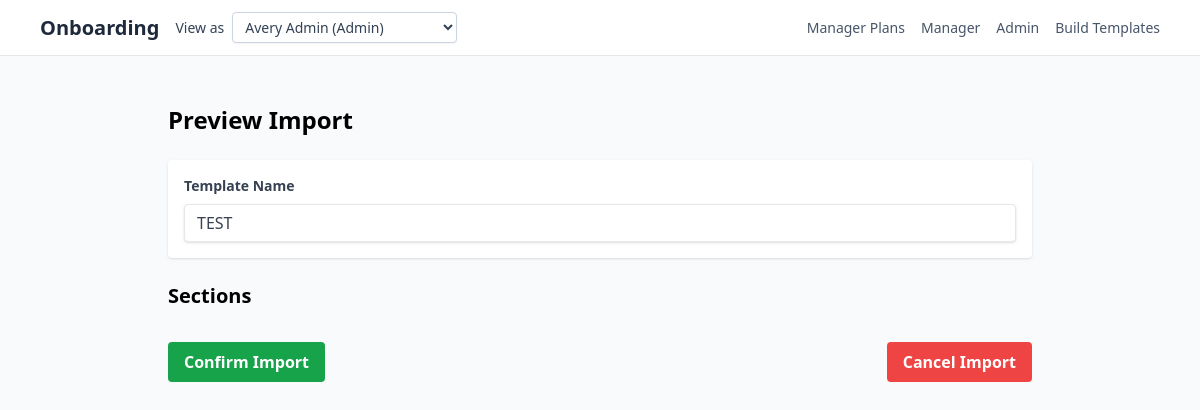
The page /templates/1/preview on the database as committed earlier.
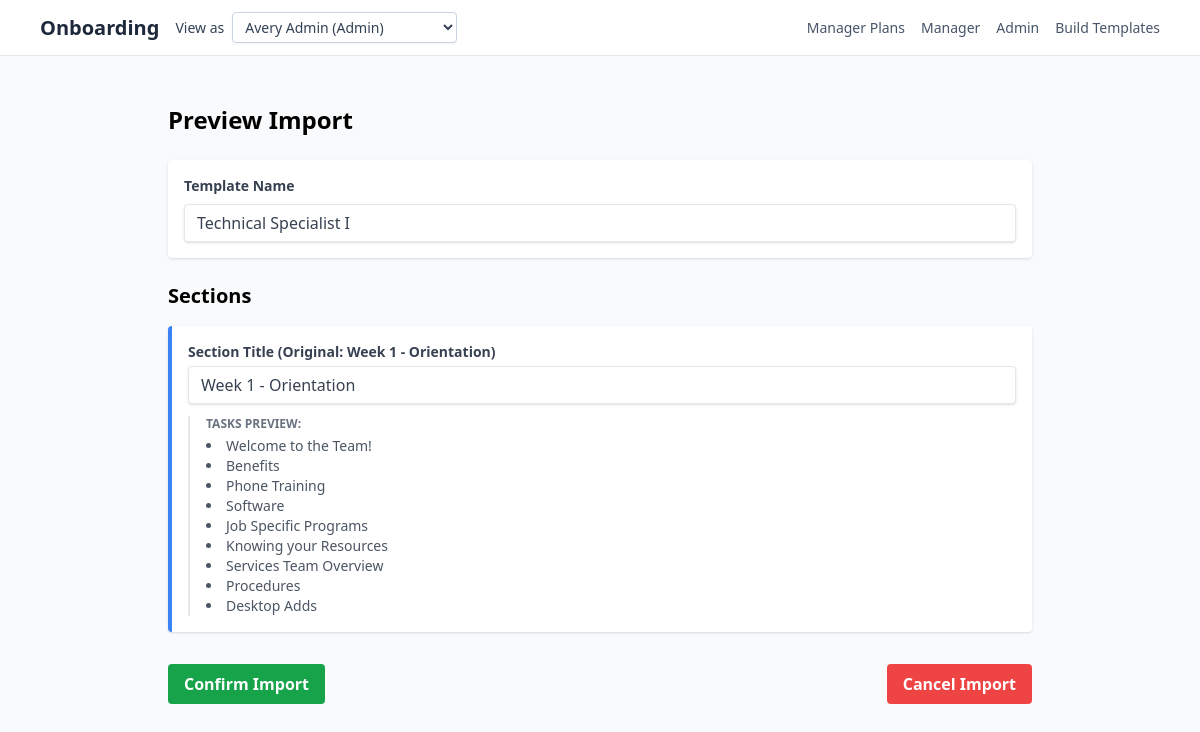
The same page on the database as committed later.
### Onboarding/models.py (models this page shows, shortened)
class OnboardingTemplate(db.Model):
    __tablename__ = "onboarding_templates"
    id = db.Column(db.Integer, primary_key=True)
    name = db.Column(db.String(200), nullable=False)
    description = db.Column(db.Text, nullable=True)
    status = db.Column(
        db.String(32),
        nullable=False,
        default=TemplateStatusEnum.DRAFT.value,
    )
    target_role = db.Column(db.String(120), nullable=True)  # e.g. 'Engineer'
    department = db.Column(db.String(120), nullable=True)
    location = db.Column(db.String(120), nullable=True)
    estimated_duration_days = db.Column(db.Integer, nullable=True)
    version = db.Column(db.String(50), nullable=True)
    created_by_id = db.Column(db.Integer, db.ForeignKey("users.id"), nullable=True)
    created_by = db.relationship("User", backref="created_templates")
    created_at = db.Column(db.DateTime, nullable=False, default=date.today)
    updated_at = db.Column(
        db.DateTime,
        nullable=False,
        default=date.today,
        onupdate=date.today,
    )
    sections = db.relationship(
        "TemplateSection",
        back_populates="template",
        lazy="selectin",
        cascade="all, delete-orphan",
        order_by="TemplateSection.order_index.asc()",
    )

class TemplateSection(db.Model):
    __tablename__ = "template_sections"
    id = db.Column(db.Integer, primary_key=True)
    template_id = db.Column(
        db.Integer,
        db.ForeignKey("onboarding_templates.id"),
        nullable=False,
    )
    template = db.relationship("OnboardingTemplate", back_populates="sections")
    title = db.Column(db.String(200), nullable=False)
    description = db.Column(db.Text, nullable=True)
    order_index = db.Column(db.Integer, nullable=False, default=1)
    offset_days = db.Column(db.Integer, nullable=True)
    tasks = db.relationship(
        "TemplateTask",
        back_populates="section",
        lazy="selectin",
        cascade="all, delete-orphan",
        order_by="TemplateTask.order_index.asc()",
    )

class TemplateTask(db.Model):
    __tablename__ = "template_tasks"
    id = db.Column(db.Integer, primary_key=True)
    section_id = db.Column(
        db.Integer,
        db.ForeignKey("template_sections.id"),
        nullable=False,
    )
    section = db.relationship("TemplateSection", back_populates="tasks")
    title = db.Column(db.String(255), nullable=False)
    description = db.Column(db.Text, nullable=True)
    responsible_party = db.Column(
        db.String(32),
        nullable=False,
        default=ResponsiblePartyEnum.NEW_HIRE.value,
    )
    due_type = db.Column(
        db.String(32),
        nullable=False,
        default=DueTypeEnum.DAYS_FROM_START.value,
    )
    offset_days = db.Column(db.Integer, nullable=True)
    section_day = db.Column(db.Integer, nullable=True)
    category = db.Column(db.String(120), nullable=True)  # e.g. 'Compliance'
    is_required = db.Column(db.Boolean, nullable=False, default=True)
    default_estimated_minutes = db.Column(db.Integer, nullable=True)
    order_index = db.Column(db.Integer, nullable=False, default=1)

### app.py (the view, shortened to what this page needs)
@app.route("/templates/<int:template_id>/preview", methods=["GET", "POST"])
def preview_template(template_id: int):
    user = current_user()
    require_builder_or_admin(user)
    tpl = (
        OnboardingTemplate.query.options(
            selectinload(OnboardingTemplate.sections).selectinload(
                TemplateSection.tasks
            )
        )
        .filter_by(id=template_id)
        .first_or_404()
    )
    return render_template("template_import_preview.html", user=user, template=tpl)

### app.py (called while the page is built)
def current_user() -> User:
    email = request.headers.get("X-User-Email") or request.args.get("as_user")
    query = User.query.options(selectinload(User.onboarding_plan))
    if email:
        user = query.filter_by(email=email).first()
        if not user:
            abort(404, description="User not found")
        return user
    user = query.order_by(User.id.asc()).first()
    if not user:
        abort(404, description="No users available")
    return user

def require_builder_or_admin(user: User):
    allowed = {RoleEnum.BUILDER.value, RoleEnum.ADMIN.value}
    if user.role not in allowed:
        abort(403)

@app.context_processor
def inject_markdown_renderer():
    return dict(render_markdown=render_markdown)

@app.context_processor
def inject_user():
    u = session.get("user")
    return {"user": u or {"role": "guest"}}

@app.context_processor
def inject_user_switcher():
    users = User.query.order_by(User.role.asc(), User.full_name.asc()).all()
    active_user = None
    try:
        active_user = current_user()
    except Exception:
        active_user = None
    return {
        "switchable_users": users,
        "nav_current_user": active_user,
    }

### templates/template_import_preview.html
{% extends "base.html" %}
{% block content %}
<div class="container mx-auto px-4 py-8 max-w-4xl">
    <h1 class="text-2xl font-bold mb-6">Preview Import</h1>
    <form method="POST" action="{{ url_for('preview_template', template_id=template.id) }}">
        <div class="mb-6 p-4 bg-white shadow rounded">
            <label class="block text-gray-700 text-sm font-bold mb-2" for="name">
                Template Name
            </label>
            <input type="text" name="name" id="name" value="{{ template.name }}"
                   class="shadow appearance-none border rounded w-full py-2 px-3 text-gray-700 leading-tight focus:outline-none focus:shadow-outline">
        </div>
        <div class="space-y-4 mb-8">
            <h2 class="text-xl font-semibold">Sections</h2>
            {% for section in template.sections %}
            <div class="p-4 bg-white shadow rounded border-l-4 border-blue-500">
                <div class="mb-2">
                    <label class="block text-gray-700 text-sm font-bold mb-1" for="section_{{ section.id }}_title">
                        Section Title (Original: {{ section.title }})
                    </label>
                    <input type="text" name="section_{{ section.id }}_title" id="section_{{ section.id }}_title" value="{{ section.title }}"
                           class="shadow appearance-none border rounded w-full py-2 px-3 text-gray-700 leading-tight focus:outline-none focus:shadow-outline">
                </div>
                <div class="mt-3 pl-4 border-l-2 border-gray-200">
                    <p class="text-xs text-gray-500 uppercase font-bold mb-1">Tasks Preview:</p>
                    <ul class="list-disc list-inside text-sm text-gray-600">
                        {% for task in section.tasks %}
                        <li>{{ task.title }}</li>
                        {% else %}
                        <li class="italic text-gray-400">No tasks found.</li>
                        {% endfor %}
                    </ul>
                </div>
            </div>
            {% endfor %}
        </div>
        <div class="flex items-center justify-between mt-8">
            <button type="submit" class="bg-green-600 hover:bg-green-700 text-white font-bold py-2 px-4 rounded focus:outline-none focus:shadow-outline">
                Confirm Import
            </button>
            <button type="submit" formaction="{{ url_for('cancel_import', template_id=template.id) }}" formmethod="POST"
                    class="bg-red-500 hover:bg-red-700 text-white font-bold py-2 px-4 rounded focus:outline-none focus:shadow-outline">
                Cancel Import
            </button>
        </div>
    </form>
</div>
{% endblock %}

### templates/base.html (shortened to what this page needs)
<!doctype html>
<html lang="en">
<head>
  <script src="https://cdn.tailwindcss.com"></script>
  <link rel="stylesheet" href="{{ url_for('static', filename='site.css') }}?v={{ build_ts }}">
</head>
<body class="bg-slate-50 min-h-screen">
  <nav class="bg-white border-b sticky top-0 z-10">
    <div class="max-w-6xl mx-auto px-4 py-3 flex items-center gap-4">
      <a href="/weeks" class="text-xl font-semibold text-slate-800">Onboarding</a>
      {% if switchable_users %}
      <form method="get" action="{{ request.path }}" class="flex items-center gap-2 text-sm text-slate-700">
        <label for="user-switch" class="font-medium">View as</label>
        <select
          id="user-switch"
          name="as_user"
          class="rounded border border-slate-300 bg-white px-2 py-1 text-sm text-slate-700 shadow-sm"
          onchange="this.form.submit()"
        >
          {% for switch_user in switchable_users %}
          <option value="{{ switch_user.email }}" {% if nav_current_user and switch_user.id == nav_current_user.id %}selected{% endif %}>
            {{ switch_user.full_name }} ({{ switch_user.role | capitalize }})
          </option>
          {% endfor %}
        </select>
      </form>
      {% endif %}
      <div class="ml-auto flex items-center gap-4 text-sm text-slate-600">
        {% if user is defined and user and user.role in ["manager", "admin"] %}
          <a href="{{ url_for('manager_plans', v=build_ts) }}"
            class="hover:text-slate-900">
            Manager Plans
          </a>
        {% endif %}
        {% if user is defined and user and user.role in ["manager", "admin"] %}
          <a href="/manager/reports?v={{ build_ts }}"
            class="hover:text-slate-900">
            Manager
          </a>
        {% endif %}
        {% if user.role == "admin" %}
          <a href="/admin/overview?v={{ build_ts }}"
            class="hover:text-slate-900">
            Admin
          </a>
        {% endif %}
        {% if user.role in ["builder", "admin"] %}
          <a href="/templates?v={{ build_ts }}"
            class="hover:text-slate-900">
            Build Templates
          </a>
        {% endif %}
      </div>
    </div>
  </nav>
  <main class="max-w-6xl mx-auto p-4">
    {% block content %}{% endblock %}
  </main>
</body>
</html>

Rows that differ between the two databases and show on the page:
changed OnboardingTemplate: name "TEST" → "Technical Specialist I"
added TemplateSection: title "Week 1 - Orientation"
added TemplateTask: title "Welcome to the Team!"
added TemplateTask: title "Benefits"
added TemplateTask: title "Phone Training"
added TemplateTask: title "Software"
added TemplateTask: title "Job Specific Programs"
added TemplateTask: title "Knowing your Resources"
added TemplateTask: title "Services Team Overview"
added TemplateTask: title "Procedures"
added TemplateTask: title "Desktop Adds"
